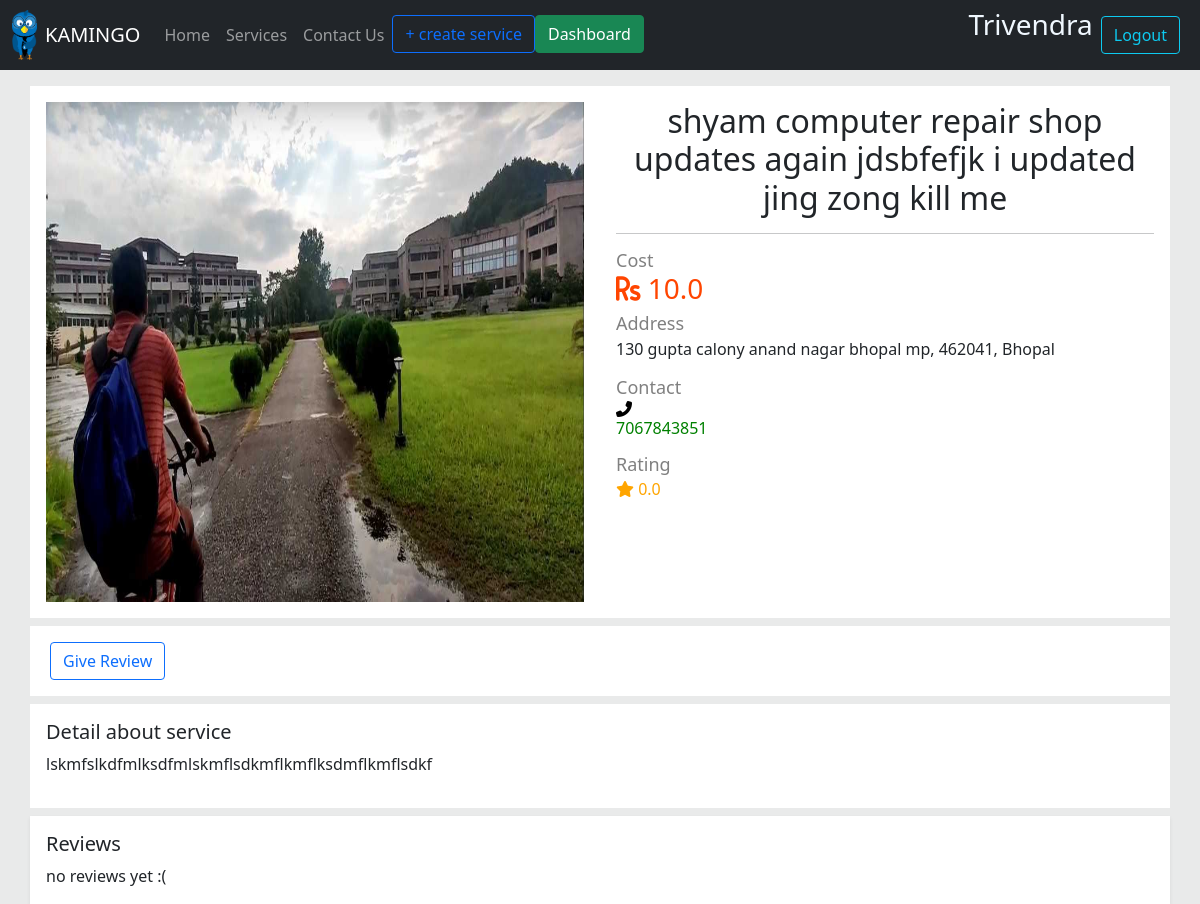
Page /service-detail/shyam-computer-repair-shop-updates-again-jdsbfefjk-i-updated-jing-zong-kill-me (signed in) on the committed database.
### serviceapp/models.py (models this page shows, shortened)
class ServiceModel(models.Model):
    image = models.ImageField(upload_to=path_and_rename, null=True)
    title = models.CharField(max_length=100)
    category = models.ForeignKey(CategoryModel, on_delete=models.SET_NULL, related_name='category', null=True)
    cost = models.IntegerField()
    service_provider_name = models.CharField(max_length=100)
    contact = PhoneNumberField()
    address = models.ForeignKey(Address, on_delete=models.SET_NULL, related_name='address', null=True)
    slug = models.SlugField(unique=True, db_index=True, null=True, blank=True)
    description = models.CharField(max_length=600, null=True, blank=True)
    user = models.ForeignKey(User, on_delete=models.SET_NULL, related_name='user',null=True)
    def get_rating(self):
        total = sum(int(review['rating']) for review in self.reviews.values())
        if self.reviews.count() > 0:
            return total / self.reviews.count()
        else:
            return 0

class Address(models.Model):
    address_line1 = models.CharField(max_length=100, null=True)
    address_line2 = models.CharField(max_length=100, null=True, blank=True)
    city = models.CharField(max_length=100, null=True, blank=True, verbose_name='City')
    pin_code = models.CharField(max_length=6, null=True)
    locality = models.CharField(max_length=100, blank=True, null=True)
    def __str__(self):
        return f"{self.address_line1}, {self.pin_code}, {self.city}"

### serviceapp/views.py (the view, shortened to what this page needs)
# urls.py: path('service-detail/<slug:slug>', views.ServiceDetailView.as_view(), name='service-detail-page'),
class ServiceDetailView(View):
    def get(self, request, slug):
        service = ServiceModel.objects.get(slug=slug)
        if request.user.is_authenticated:
            user_review = ReviewModel.objects.filter(service=service, user=request.user)
        else:
            user_review = None
        context = {
            'service': service,
            'user_review': user_review,
        }
        return render(request, 'serviceapp/service_detail_page.html', context)

### serviceapp/templates/serviceapp/service_detail_page.html (shortened to what this page needs)
{% extends 'base.html' %}
{% load static %}
{% load ratings %}
{% block css_linking_block %}
    <link rel="stylesheet" href="{% static 'serviceapp/service_detials.css' %}">
{% endblock %}
{% block body %}
    <div class="container mt-3">
        <div class="row ">
            <div class="col-md-6 p-3" style="background-color: white;">
                {% if service.image %}
                    <img  width="100%" height="500rem" style="" src="{{ service.image.url }}" alt="">
                {% endif %}
            </div>
            <div class="col-md-6 p-3" style="background-color: white">
                <div class="row">
                    <div class="col-md-12 text-center">
                        <h2>{{ service.title }}</h2>
                        <hr>
                    </div>
                </div>
                <div class="row">
                    <div class="col-md-12 text-right">
                        <h4 class="details-headings" style="margin-bottom: 0;">
                            Cost</h4>
                        <h3 style="color: orangered"><i class="fas fa-rupee-sign"></i>
                            {{ service.cost | floatformat:1 }}
                        </h3>
                    </div>
                </div>
                <div class="row text-right">
                    <div class="col">
                        <h3 class="details-headings">Address</h3>
                        <p>{{ service.address }}</p>
                    </div>
                </div>
                <div class="row text-right">
                    <div class="col">
                        <h3 class="details-headings">Contact</h3>
                        <h6>
                            <i class="fa fa-phone" aria-hidden="true"
                               style="color: black; transform: scaleX(-1); margin-right: 0.1rem">
                            </i>
                            <p style="color: green">{{ service.contact }}</p>
                        </h6>
                    </div>
                </div>
                <div class="row text-right">
                    <div class="col">
                        <h3 class="details-headings">Rating</h3>
                        <p style="color: orange;"><i class="fas fa-star"></i>
                            {{ service.get_rating | floatformat:1 }}</p>
                    </div>
                </div>
            </div>
        </div>
        <div class="col mt-2">
            {% if user.is_authenticated %}
                {% if not user_review %}
            <div class="row p-2 " style="background-color: white">
                {% include 'serviceapp/includes/review_form.html' %}
                <div class="col"></div>
            </div>
                {% else %}
                    <div class="row p-2" style="background-color: white">
                        <h4 style="color: yellowgreen">reviewed</h4>
                    </div>
            {% endif %}
        {% endif %}
         <div class="col" >
             <div class="row mt-2" style="background-color: white;">
                <div class="col p-3">
                    <h5>Detail about service </h5>
                    {% if service.description %}
                    {{ service.description|linebreaks }}
                    {% else %}
                        <p class="mb-0">No description is available.</p>
                    {% endif %}
                </div>
             </div>
         </div>
         <div class="col ">
        {% include 'serviceapp/includes/reviews_ratings.html' %}
        </div>
    </div>
{% endblock %}

### templates/base.html (shortened to what this page needs)
{% load static %}
<!DOCTYPE html>
<html lang="en">
  <head>
    {% block css_linking_block %} {% endblock %}
    <link
      href="https://cdn.jsdelivr.net/npm/bootstrap@5.0.2/dist/css/bootstrap.min.css"
      rel="stylesheet"
    />
  </head>
  <body style="background-color: #E9EAEA;">
    <nav class="navbar navbar-expand-lg navbar-dark bg-dark">
      <div class="container-fluid ">
          <img style="margin-right: 0.5rem;" width="25rem" height="50rem" src="{% static 'serviceapp/kamingo_icon.png' %}" alt="">
        <a class="navbar-brand" href="/">KAMINGO</a>
        <div class="collapse navbar-collapse" id="navbarSupportedContent">
          <ul class="navbar-nav me-auto mb-2 mb-lg-0">
            <li class="nav-item">
              <a class="nav-link" aria-current="page" href="/">Home</a>
            </li>
            <li class="nav-item">
              <a class="nav-link" aria-current="page" href="">Services</a>
            </li>
            <li class="nav-item">
              <a class="nav-link" href="user/register">Contact Us</a>
            </li>
                 <li class="nav-item">
              <a class="btn btn-outline-primary" href=" {% if user.is_authenticated %}
              {% url 'service_form_url' %}
              {% endif %}
                ">+ create service</a>
            </li>
          <li>
            {% if user.is_authenticated %}
            <a class="btn btn-success" href="{% url 'dashboard_url' user.pk %}">Dashboard</a>
            {% endif %}
          </li>
          </ul>
          <form class="d-flex">
            <ul class="navbar-nav me-auto mb-2 mb-lg-0">
              {% if not user.is_authenticated %}
              <li class="nav-item">
                <a
                  class="nav-link"
                  aria-current="page"
                  href="{% url 'account_login' %}"
                  ><button type="button" class="btn btn-outline-primary">
                    Login
                  </button>
                </a>
              </li>
              <li class="nav-item">
                <a class="nav-link" href="{% url 'account_signup' %}"
                  ><button type="button" class="btn btn-outline-info">
                    Register
                  </button>
                </a>
              </li>
              {% else %}
              <li class="nav-item">
                <h3 style="color: aliceblue">{{ user.username| title }}</h3>
              </li>
              <li class="nav-item">
                <a class="nav-link" href="{% url 'account_logout' %}"
                  ><button  type="button" class="btn btn-outline-info w-100">
                    Logout
                  </button>
                </a>
              </li>
              {% endif %}
            </ul>
          </form>
        </div>
      </div>
    </nav>
    {% block body %} {% endblock %}
  </body>
</html>

### serviceapp/static/serviceapp/service_detials.css (style rules this page uses)
.details-headings { color: gray; margin-bottom: 0.1rem; font-size: large; }

### rows in the picture
ServiceModel: image (picture), title "shyam computer repair shop updates again jdsbfefjk i updated jing zong kill me", cost "10.0", address "130 gupta calony anand nagar bhopal mp, 462041, Bhopal", contact "7067843851", get_rating "0.0", description "lskmfslkdfmlksdfmlskmflsdkmflkmflksdmflkmflsdkf"

### other values in the picture
{{ user.username| title }} "Trivendra"
